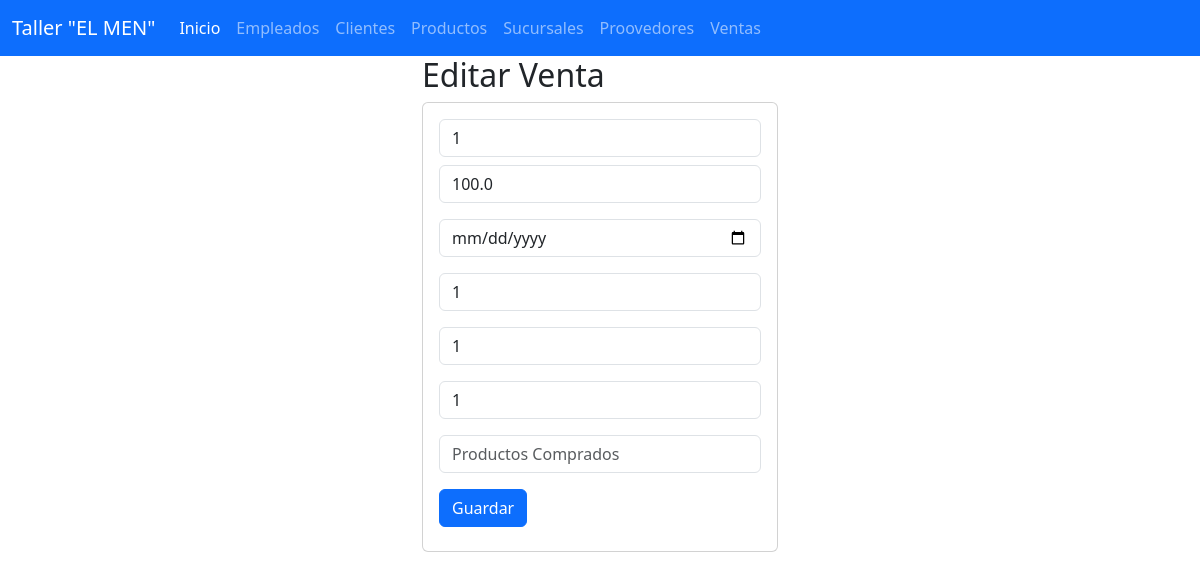
The app's page /seleccionarVenta/1 with its own data.
### Ventas_app/models.py (models this page shows, shortened)
class Venta(models.Model):
    Id_Venta = models.CharField(max_length=50,primary_key=True)
    total = models.FloatField()
    fecha = models.DateField()
    Id_Empleado = models.IntegerField()
    Id_Cliente = models.IntegerField()
    Id_Sucursal = models.IntegerField()
    Productos_Comprados = models.CharField(max_length=100)
    class Meta:
        db_table =  "Ventas"
        verbose_name = "Venta"
        verbose_name_plural = "Ventas"

### Ventas_app/views.py (the view)
# urls.py: path("seleccionarVenta/<Id_Venta>",views.seleccionarVenta,name="seleccionarVenta"),
def seleccionarVenta(request,Id_Venta):
    venta=Venta.objects.get(Id_Venta=Id_Venta)
    return render(request,"editarVentas.html",{"misventas":venta})

### Ventas_app/templates/editarVentas.html
{% extends "base.html" %}
{% block cuerpo %}
<div class="row">
<div class="col-md-4 offset-md-4">
    <h2>Editar Venta</h2>
    <div class="card">
        <div class="card-body">
          <form action="/editarVenta/" method="POST">{% csrf_token %}
            <div class="form-group">
              <input type="text" id="txtid" name="txtid" class='form-control'
              value="{{misventas.Id_Venta}}" minlength="1" maxlength="6" readonly required>
            </div>
        <div class="form-group py-2">
              <input type="text" id="txttotal" name="txttotal" class='form-control'
              placeholder="Total" value="{{misventas.total}}" maxlength="100" required>
            </div>
        <div class="form-group py-2">
              <input type="date" id="txtfecha" name="txtfecha" class='form-control'
              placeholder="Fecha" min="1" max="9"  required>
            </div>
        <div class="form-group py-2">
              <input type="text" id="txtide" name="txtide" class='form-control'
              placeholder="Id Empleado" min="1" max="9" value="{{misventas.Id_Empleado}}" required>
            </div>
        <div class="form-group py-2">
              <input type="text" id="txtidc" name="txtidc" class='form-control'
              placeholder="Id Cliente" min="1" max="9" value="{{misventas.Id_Cliente}}" required>
            </div>
        <div class="form-group py-2">
              <input type="text" id="txtids" name="txtids" class='form-control'
              placeholder="Id Sucursal" min="1" max="9" value="{{misventas.Id_Sucursal}}" required>
            </div>
        <div class="form-group py-2">
              <input type="text" id="txtproductos_comprados" name="txtproductos_comprados" class='form-control'
              placeholder="Productos Comprados" min="1" max="9" value="{{misventas.Productos_Comprados}}" required>
            </div>
            <div class="form-group py-2">
              <button type="submit" class="btn btn-primary">Guardar</button>
            </div>
          </form>
        </div>
      </div>
</div>
</div>
{% endblock %}

### records on screen
Venta: txtid "1", txttotal "100.0", txtide "1", txtidc "1", txtids "1"
